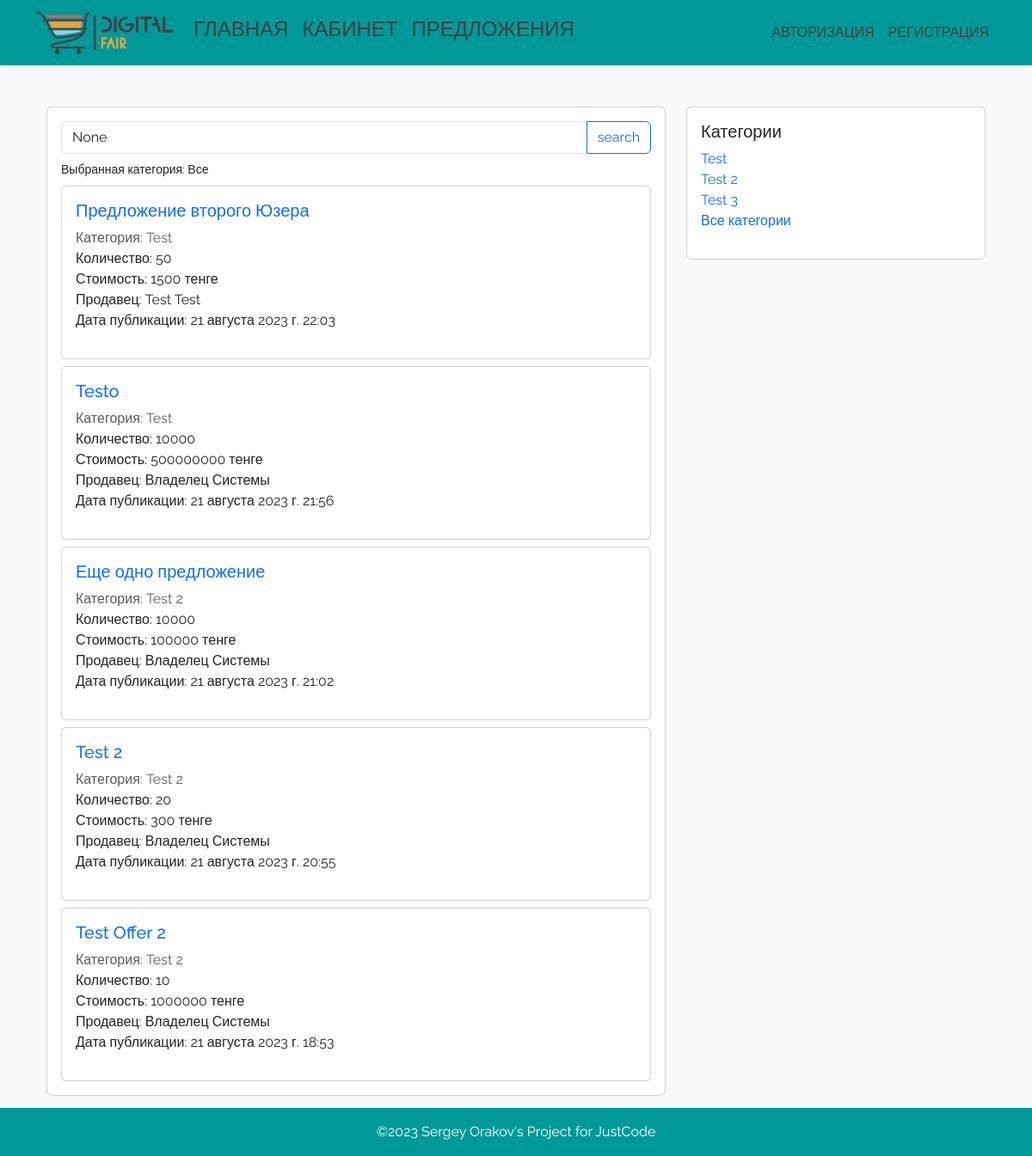
Before: /offers/ with the older database file.
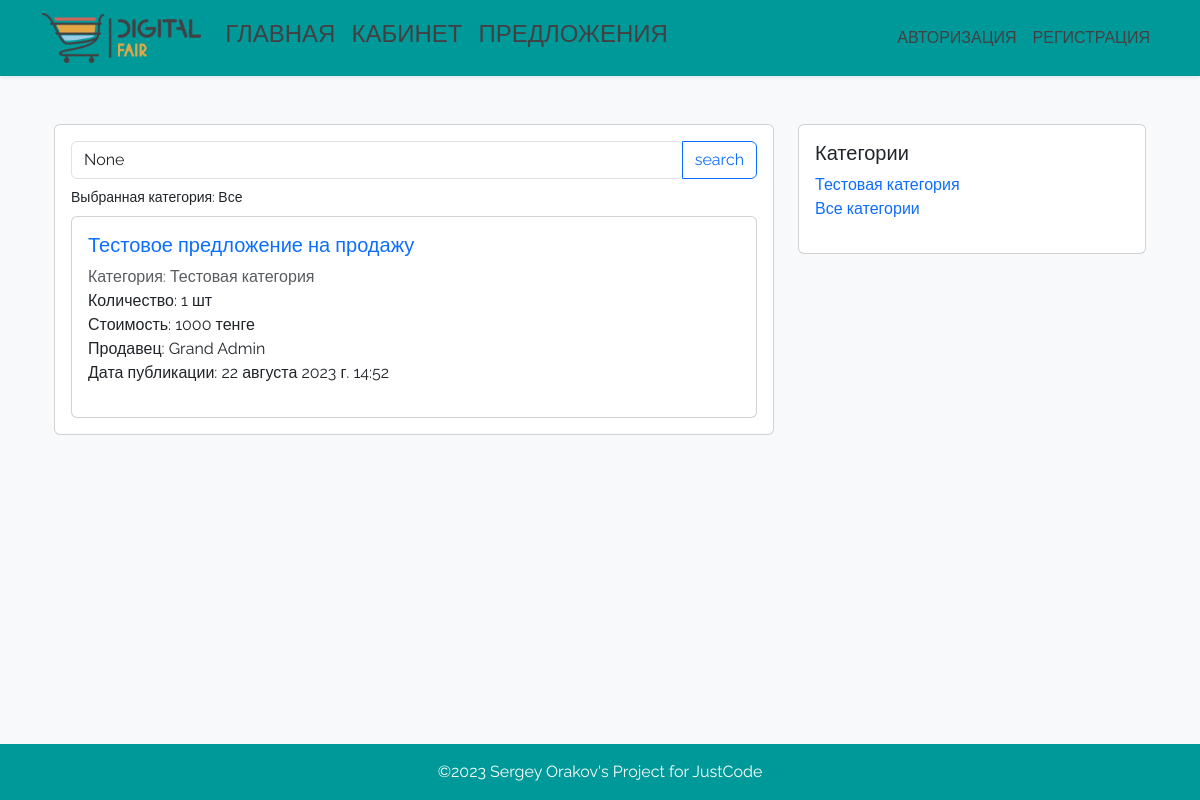
After: the same page with the newer database file.
### main/models.py (models this page shows, shortened)
class OfferSale(models.Model):
    title = models.CharField(max_length=64)
    image = models.ImageField(upload_to='offer_image', default='img/no_item_image.jpg')
    category = models.ForeignKey(Category, on_delete=models.CASCADE)
    description = models.TextField(null=True, blank=True)
    manufacturer = models.ForeignKey(Manufacturer, on_delete=models.CASCADE)
    offer_model = models.ForeignKey(OfferModel, on_delete=models.CASCADE)
    amount = models.PositiveIntegerField()
    unit = models.ForeignKey(Unit, on_delete=models.CASCADE)
    condition_new = models.BooleanField(default=True)
    price = models.PositiveIntegerField()
    datetime = models.DateTimeField(auto_now_add=True)
    in_active = models.BooleanField(default=True)
    salesman = models.ForeignKey(CustomUser, on_delete=models.CASCADE)
    country = models.CharField(max_length=64)
    city = models.CharField(max_length=64)
    street = models.CharField(max_length=64)
    home_number = models.CharField(max_length=64)
    class Meta:
        verbose_name = 'Предложение на продажу'
        verbose_name_plural = 'Предложения на продажу'

class Category(models.Model):
    name = models.CharField(max_length=64)
    description = models.TextField(null=True, blank=True)
    class Meta:
        verbose_name = 'Категория'
        verbose_name_plural = 'Категории'

class CustomUser(AbstractBaseUser, PermissionsMixin):
    iin = models.CharField(max_length=12, unique=True)
    first_name = models.CharField(max_length=64)
    last_name = models.CharField(max_length=64)
    email = models.EmailField(max_length=128)
    country = models.CharField(max_length=64)
    city = models.CharField(max_length=64)
    street = models.CharField(max_length=64)
    home_number = models.CharField(max_length=64)
    phone_regex = RegexValidator(
        regex=r'^\+?1?\d{11}$',
        message='Номер телефона должен быть в международном формате: +77011234567'
    )
    phone = models.CharField(validators=[phone_regex], max_length=12)
    avatar = models.ImageField(upload_to='profile_photo', default='img/default_avatar.jpg')
    is_active = models.BooleanField(default=True)
    is_staff = models.BooleanField(default=False)
    date_joined = models.DateTimeField(default=timezone.now)
    class Meta:
        verbose_name = 'Пользователь'
        verbose_name_plural = 'Пользователи'
    USERNAME_FIELD = 'iin'
    REQUIRED_FIELDS = []
    objects = CustomUserManager()

class Unit(models.Model):
    name = models.CharField(max_length=64)
    class Meta:
        verbose_name = 'Единица измерения'
        verbose_name_plural = 'Единицы измерения'
    def __str__(self):
        return self.name

### main/views.py (the view)
# urls.py: path('offers/', offersView, name='offers_url'),
def offersView(request, category_id=None):
    categories = Category.objects.all()
    selected_category = None
    offers = OfferSale.objects.all().order_by('-datetime')
    query = request.GET.get('q')
    if query:
        offers = offers.filter(
            Q(title__icontains=query) | Q(description__icontains=query)
        )
    if category_id:
        selected_category = get_object_or_404(Category, pk=category_id)
        offers = offers.filter(category=selected_category)
    context = {
        'categories': categories,
        'offers': offers,
        'selected_category': selected_category,
        'search_query': query
        }
    return render(request, 'offers.html', context)

### main/context_processors.py (called while the page is built)
def current_year(request):
    return {'current_year': datetime.datetime.now().year}

### templates/offers.html (shortened to what this page needs)
{% extends 'base.html' %}
{% load static %}
{% block content %}
<div class="container mt-5">
    <div class="row">
        <div class="col-md-8">
            <div class="card">
                <div class="card-body">
                    <div class="d-grid gap-2">
                        <form class="input-group" method="GET">
                            <input type="search" class="form-control rounded" placeholder="Search" aria-label="Search" aria-describedby="search-addon" name="q" value="{{ search_query }}">
                            <button type="submit" class="btn btn-outline-primary">search</button>
                        </form>
                        <div class="d-grid gap-2">
                            {% if selected_category %}
                            <small>Выбранная категория: {{ selected_category.name }}</small>
                            {% else %}
                            <small>Выбранная категория: Все</small>
                            {% endif %}
                        </div>
                        {% for offer in offers %}
                        <div class="card">
                            <div class="card-body">
                                <div class="d-grid gap-2">
                                    <ul class="list-unstyled">
                                        <li class="list-group-item"><h5><a class="text-decoration-none" href="{% url 'offer_url' offer.id %}">{{ offer.title }}</a></h5></li>
                                        <li class="list-group-item text-muted">Категория: {{ offer.category.name }}</li>
                                        <li class="list-group-item">Количество: {{ offer.amount }} {{ offer.unit }}</li>
                                        <li class="list-group-item">Стоимость: {{ offer.price }} тенге</li>
                                        <li class="list-group-item">Продавец: {{ offer.salesman.first_name }} {{ offer.salesman.last_name }}</li>
                                        <li class="list-group-item">Дата публикации: {{ offer.datetime }}</li>
                                    </ul>
                                </div>
                            </div>
                        </div>
                        {% endfor %}
                    </div>
                </div>
            </div>
        </div>
        <div class="col-md-4">
            <div class="card">
                <div class="card-body">
                    <ul class="list-unstyled">
                        <h5>Категории</h5>
                        {% for category in categories %}
                        <li class="list-group-item"><a class="text-decoration-none" href="{% url 'offers_url' category.id %}">{{ category.name }}</a></li>
                        {% endfor %}
                        <li class="list-group-item"><a class="text-decoration-none" href="{% url 'offers_url' %}">Все категории</a></li>
                    </ul>
                </div>
            </div>
        </div>
    </div>
</div>
{% endblock %}

Changed rows visible on the page:
removed OfferSale: title "Предложение второго Юзера", category.name "Test", amount "50", price "1500", salesman.first_name "Test", salesman.last_name "Test", datetime "21 августа 2023 г. 22:03"
removed OfferSale: title "Testo", category.name "Test", amount "10000", price "500000000", salesman.first_name "Владелец", salesman.last_name "Системы", datetime "21 августа 2023 г. 21:56"
removed OfferSale: title "Еще одно предложение", category.name "Test 2", amount "10000", price "100000", salesman.first_name "Владелец", salesman.last_name "Системы", datetime "21 августа 2023 г. 21:02"
removed OfferSale: title "Test 2", category.name "Test 2", amount "20", price "300", salesman.first_name "Владелец", salesman.last_name "Системы", datetime "21 августа 2023 г. 20:55"
removed OfferSale: title "Test Offer 2", category.name "Test 2", amount "10", price "1000000", salesman.first_name "Владелец", salesman.last_name "Системы", datetime "21 августа 2023 г. 18:53"
removed Category: name "Test 2"
removed Category: name "Test 3"
added OfferSale: title "Тестовое предложение на продажу", category.name "Тестовая категория", amount "1", unit "шт", price "1000", salesman.first_name "Grand", salesman.last_name "Admin", datetime "22 августа 2023 г. 14:52"
changed Category: name "Test" → "Тестовая категория"
